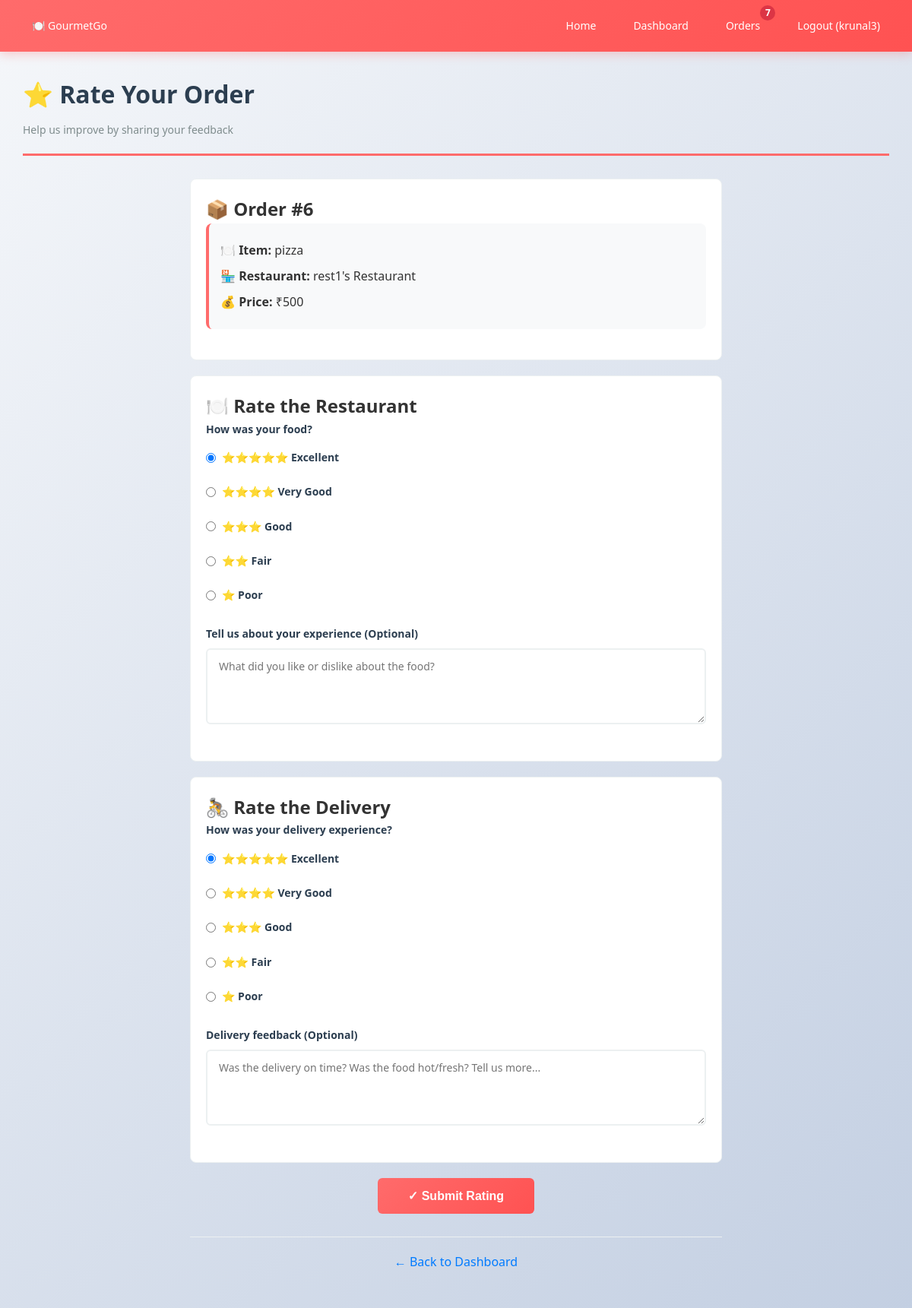
The app's page /rate/6/ (signed in) with its own data.
### core/models.py (models this page shows, shortened)
class Order(models.Model):
    STATUS_CHOICES = (
        ('pending', 'Pending'),
        ('accepted', 'Accepted'),
        ('out_for_delivery', 'Out for Delivery'),
        ('delivered', 'Delivered'),
    )
    customer = models.ForeignKey(User, on_delete=models.CASCADE)
    restaurant = models.ForeignKey(Restaurant, on_delete=models.CASCADE)
    item = models.ForeignKey(Menu, on_delete=models.CASCADE)
    quantity = models.IntegerField(default=1)
    total_price = models.IntegerField()
    discount = models.IntegerField(default=0)  # Discount amount in rupees
    coupon = models.ForeignKey('Coupon', on_delete=models.SET_NULL, blank=True, null=True)
    status = models.CharField(max_length=30, choices=STATUS_CHOICES, default='pending')
    payment_status = models.BooleanField(default=False)
    created_at = models.DateTimeField(auto_now_add=True)

class Menu(models.Model):
    restaurant = models.ForeignKey(Restaurant, on_delete=models.CASCADE)
    item_name = models.CharField(max_length=100)
    description = models.TextField(blank=True)
    price = models.IntegerField()
    available = models.BooleanField(default=True)

class Restaurant(models.Model):
    owner = models.OneToOneField(User, on_delete=models.CASCADE)
    name = models.CharField(max_length=100)
    location = models.CharField(max_length=200)
    rating = models.FloatField(default=0)

class Rating(models.Model):
    RATING_CHOICES = (
        (1, '1 - Poor'),
        (2, '2 - Fair'),
        (3, '3 - Good'),
        (4, '4 - Very Good'),
        (5, '5 - Excellent'),
    )
    order = models.OneToOneField(Order, on_delete=models.CASCADE)
    customer = models.ForeignKey(User, on_delete=models.CASCADE)
    restaurant = models.ForeignKey(Restaurant, on_delete=models.CASCADE, related_name='ratings')
    rating = models.IntegerField(choices=RATING_CHOICES)
    review = models.TextField(blank=True)
    delivery_rating = models.IntegerField(choices=RATING_CHOICES, blank=True, null=True)
    delivery_review = models.TextField(blank=True)
    created_at = models.DateTimeField(auto_now_add=True)
    class Meta:
        unique_together = ('order', 'customer')

### core/views.py (the view, shortened to what this page needs)
# urls.py: path('rate/<int:order_id>/', views.rate_order, name='rate_order'),
@login_required
def rate_order(request, order_id):
    order = get_object_or_404(Order, id=order_id, customer=request.user)
    if order.status != 'delivered':
        return redirect('dashboard')
    existing_rating = Rating.objects.filter(order=order).first()
    return render(request, 'rating/rate_order.html', {'order': order, 'existing_rating': existing_rating})

### templates/rating/rate_order.html (shortened to what this page needs)
{% extends 'base.html' %}
{% block content %}
<div class="page-header">
    <h1>⭐ Rate Your Order</h1>
    <p>Help us improve by sharing your feedback</p>
</div>
<div style="max-width: 700px; margin: 0 auto;">
    <div class="rate-section">
        <h2>📦 Order #{{ order.id }}</h2>
        <div style="background: #f8f9fa; padding: 15px; border-radius: 8px; margin-bottom: 20px; border-left: 4px solid #ff6b6b;">
            <p style="margin: 8px 0;"><strong>🍽️ Item:</strong> {{ order.item.item_name }}</p>
            <p style="margin: 8px 0;"><strong>🏪 Restaurant:</strong> {{ order.restaurant.name }}</p>
            <p style="margin: 8px 0;"><strong>💰 Price:</strong> ₹{{ order.total_price }}</p>
        </div>
    </div>
    <form method="POST">
        <div class="rate-section">
            <h2>🍽️ Rate the Restaurant</h2>
            <div class="form-group">
                <label><strong>How was your food?</strong></label>
                <div class="rating-stars">
                    <label class="star-option">
                        <input type="radio" name="rating" value="5" {% if existing_rating.rating == 5 %}checked{% endif %} required>
                        <span>⭐⭐⭐⭐⭐ Excellent</span>
                    </label>
                </div>
                <div class="rating-stars">
                    <label class="star-option">
                        <input type="radio" name="rating" value="4" {% if existing_rating.rating == 4 %}checked{% endif %}>
                        <span>⭐⭐⭐⭐ Very Good</span>
                    </label>
                </div>
                <div class="rating-stars">
                    <label class="star-option">
                        <input type="radio" name="rating" value="3" {% if existing_rating.rating == 3 %}checked{% endif %}>
                        <span>⭐⭐⭐ Good</span>
                    </label>
                </div>
                <div class="rating-stars">
                    <label class="star-option">
                        <input type="radio" name="rating" value="2" {% if existing_rating.rating == 2 %}checked{% endif %}>
                        <span>⭐⭐ Fair</span>
                    </label>
                </div>
                <div class="rating-stars">
                    <label class="star-option">
                        <input type="radio" name="rating" value="1" {% if existing_rating.rating == 1 %}checked{% endif %}>
                        <span>⭐ Poor</span>
                    </label>
                </div>
            </div>
            <div class="form-group">
                <label for="review"><strong>Tell us about your experience (Optional)</strong></label>
                <textarea id="review" name="review" placeholder="What did you like or dislike about the food?" style="min-height: 100px;">{{ existing_rating.review }}</textarea>
            </div>
        </div>
        <div class="rate-section">
            <h2>🚴 Rate the Delivery</h2>
            <div class="form-group">
                <label><strong>How was your delivery experience?</strong></label>
                <div class="rating-stars">
                    <label class="star-option">
                        <input type="radio" name="delivery_rating" value="5" {% if existing_rating.delivery_rating == 5 %}checked{% endif %} required>
                        <span>⭐⭐⭐⭐⭐ Excellent</span>
                    </label>
                </div>
                <div class="rating-stars">
                    <label class="star-option">
                        <input type="radio" name="delivery_rating" value="4" {% if existing_rating.delivery_rating == 4 %}checked{% endif %}>
                        <span>⭐⭐⭐⭐ Very Good</span>
                    </label>
                </div>
                <div class="rating-stars">
                    <label class="star-option">
                        <input type="radio" name="delivery_rating" value="3" {% if existing_rating.delivery_rating == 3 %}checked{% endif %}>
                        <span>⭐⭐⭐ Good</span>
                    </label>
                </div>
                <div class="rating-stars">
                    <label class="star-option">
                        <input type="radio" name="delivery_rating" value="2" {% if existing_rating.delivery_rating == 2 %}checked{% endif %}>
                        <span>⭐⭐ Fair</span>
                    </label>
                </div>
                <div class="rating-stars">
                    <label class="star-option">
                        <input type="radio" name="delivery_rating" value="1" {% if existing_rating.delivery_rating == 1 %}checked{% endif %}>
                        <span>⭐ Poor</span>
                    </label>
                </div>
            </div>
            <div class="form-group">
                <label for="delivery_review"><strong>Delivery feedback (Optional)</strong></label>
                <textarea id="delivery_review" name="delivery_review" placeholder="Was the delivery on time? Was the food hot/fresh? Tell us more..." style="min-height: 100px;">{{ existing_rating.delivery_review }}</textarea>
            </div>
        </div>
        <div style="text-align: center; margin-bottom: 30px;">
            <button type="submit" class="btn" style="padding: 14px 40px; font-size: 16px;">
                ✓ Submit Rating
            </button>
        </div>
    </form>
    <div style="text-align: center; padding: 20px; border-top: 1px solid #ecf0f1;">
        <a href="{% url 'dashboard' %}" style="color: #007bff; text-decoration: none; font-weight: 500;">← Back to Dashboard</a>
    </div>
</div>
{% endblock %}

### templates/base.html (shortened to what this page needs)
<!DOCTYPE html>
<html lang="en">
<head>
    {% load static %}
    <link rel="stylesheet" href="{% static 'core/css/style.css' %}">
</head>
<body>
<nav class="nav">
    <a href="/" class="nav-brand">🍽️ GourmetGo</a>
    <div class="nav-links">
        <a href="/">Home</a>
        {% if user.is_authenticated %}
            <a href="{% url 'dashboard' %}">Dashboard</a>
            {% if user.profile.role == 'customer' %}
                <a href="{% url 'my_orders' %}" style="position: relative;">
                    Orders
                    {% with pending_orders=user.order_set.all|dictsort:"status"|length %}
                        {% if pending_orders %}
                        <span style="position: absolute; top: -8px; right: -8px; background: #dc3545; color: white; border-radius: 50%; width: 20px; height: 20px; display: flex; align-items: center; justify-content: center; font-size: 12px; font-weight: bold;">{{ pending_orders }}</span>
                        {% endif %}
                    {% endwith %}
                </a>
            {% endif %}
            <a href="{% url 'logout' %}">Logout ({{ user.username }})</a>
        {% else %}
            <a href="{% url 'login' %}">Login</a>
            <a href="{% url 'register' %}">Register</a>
        {% endif %}
    </div>
</nav>
<div class="container">
    {% block content %}{% endblock %}
</div>
</body>
</html>

### static/core/css/style.css (style rules this page uses)
* { margin: 0; padding: 0; box-sizing: border-box; }
body { font-family: 'Segoe UI', Tahoma, Geneva, Verdana, sans-serif; background: linear-gradient(135deg, #f5f7fa 0%, #c3cfe2 100%); color: #333; line-height: 1.6; min-height: 100vh; }
html { scroll-behavior: smooth; }
.nav { background: linear-gradient(135deg, #ff6b6b 0%, #ff5252 100%); color: white; padding: 15px 30px; display: flex; justify-content: space-between; align-items: center; box-shadow: 0 4px 12px rgba(255, 107, 107, 0.3); position: sticky; top: 0; z-index: 100; }
.nav-brand { font-size: 24px; font-weight: bold; text-decoration: none; color: white; }
.nav-links { display: flex; gap: 25px; }
.nav a { color: white; text-decoration: none; font-size: 14px; font-weight: 500; transition: all 0.3s ease; padding: 8px 12px; border-radius: 4px; position: relative; }
.container { padding: 30px; max-width: 1200px; margin: 0 auto; }
.page-header { margin-bottom: 30px; padding-bottom: 20px; border-bottom: 3px solid #ff6b6b; }
.page-header h1 { font-size: 32px; color: #2c3e50; margin-bottom: 10px; }
.page-header p { color: #7f8c8d; font-size: 14px; }
.btn { display: inline-block; background: linear-gradient(135deg, #ff6b6b 0%, #ff5252 100%); color: white; padding: 10px 20px; border-radius: 6px; text-decoration: none; font-weight: 600; font-size: 14px; transition: all 0.3s ease; border: none; cursor: pointer; }
.form-group { margin-bottom: 20px; }
label { display: block; margin-bottom: 8px; font-weight: 600; color: #2c3e50; font-size: 14px; }
input[type="text"], input[type="email"], input[type="password"], input[type="number"], input[type="datetime-local"], textarea, select { width: 100%; padding: 12px 15px; border: 2px solid #ecf0f1; border-radius: 6px; font-size: 14px; font-family: inherit; transition: all 0.3s ease; }
textarea { resize: vertical; min-height: 100px; }
.rate-section { background: white; padding: 20px; border-radius: 8px; margin-bottom: 20px; border: 1px solid #ecf0f1; }
.rating-stars { display: flex; gap: 10px; margin: 15px 0; flex-wrap: wrap; }
.star-option { display: flex; align-items: center; gap: 8px; }
.star-option input[type="radio"] { width: auto; }

### records on screen
Order: id "6", item.item_name "pizza", restaurant.name "rest1's Restaurant", total_price "500"
Rating: rating "☑ ⭐⭐⭐⭐⭐ Excellent", rating "☐ ⭐⭐⭐⭐ Very Good", rating "☐ ⭐⭐⭐ Good", rating "☐ ⭐⭐ Fair", rating "☐ ⭐ Poor", delivery_rating "☑ ⭐⭐⭐⭐⭐ Excellent", delivery_rating "☐ ⭐⭐⭐⭐ Very Good", delivery_rating "☐ ⭐⭐⭐ Good", delivery_rating "☐ ⭐⭐ Fair", delivery_rating "☐ ⭐ Poor"

### other values on screen
{{ pending_orders }} "7"
{{ user.username }} "krunal3"
